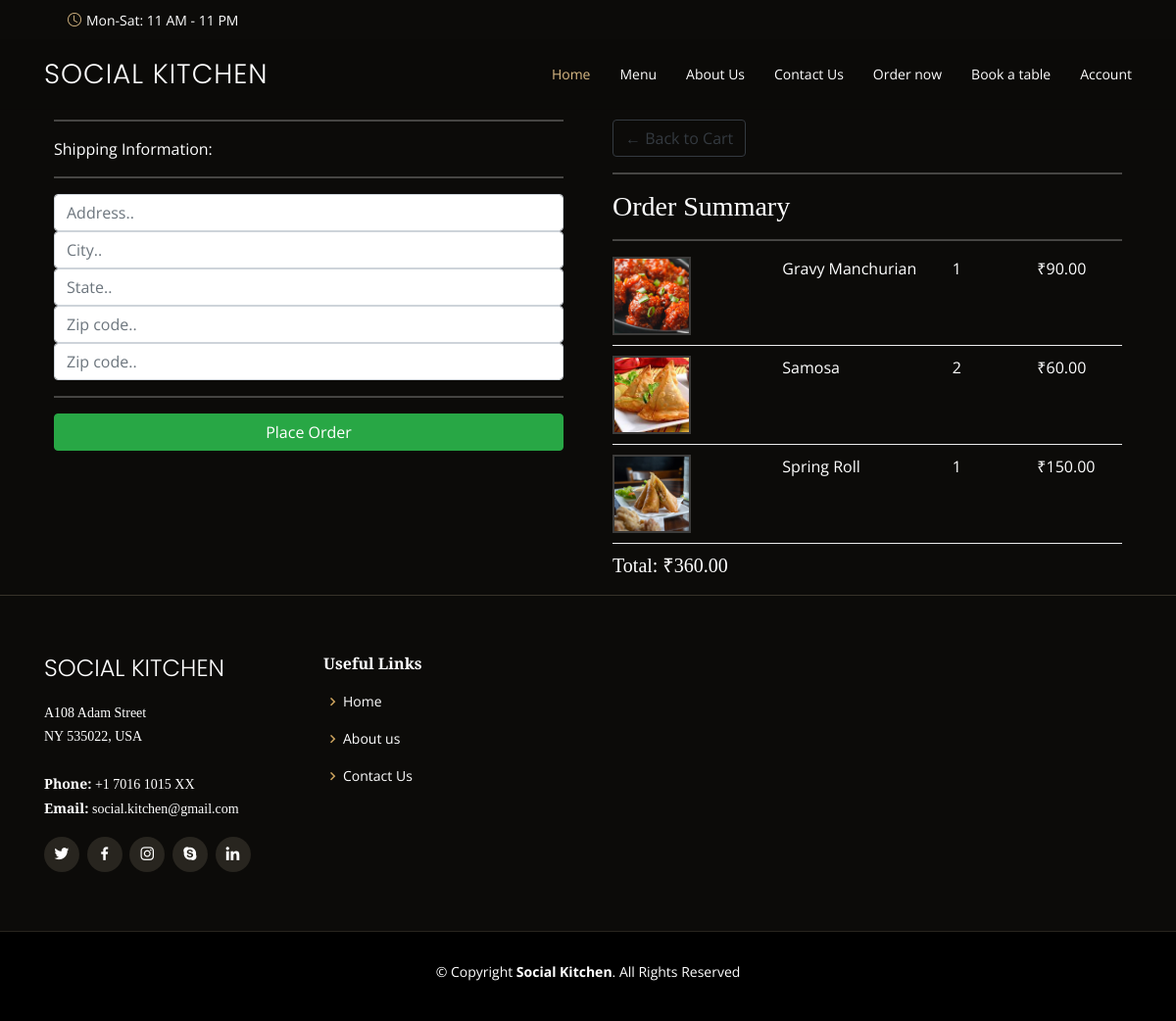
/Checkout (signed in), run on the app's committed database.
### Home/models.py (models this page shows, shortened)
class OrderItem(models.Model):
    order = models.ForeignKey(Order, on_delete=models.CASCADE,null=True,blank=True)
    dish = models.ForeignKey(Dish, on_delete=models.CASCADE,null=True,blank=True)
    quantity = models.IntegerField(default=0,null=True ,blank=True)
    @property
    def get_total(self):
        total = self.dish.price *self.quantity
        return total

class Dish(models.Model):
    name = models.CharField(max_length=100,null=True,blank=True)
    price = models.DecimalField(max_digits=25, decimal_places=2,null=True,blank=True)
    description = models.TextField(max_length=400,null=True,blank=True)
    category =models.ForeignKey(DishCategory, on_delete=models.CASCADE,null=True,blank=True)
    image = models.ImageField( null = True)

class Order(models.Model):
    customer = models.ForeignKey(Customer, null=True, on_delete=models.CASCADE, blank=True)
    date_ordered = models.DateTimeField(auto_now_add=True, null=True)
    @property
    def get_Cart_total(self):
        orderitems = self.orderitem_set.all()
        total = sum([item.get_total for item in orderitems])
        return total

### Home/views.py (the view)
# urls.py: path('Checkout',views.Checkout,name='Checkout'),
def Checkout(request):
    if request.user.is_authenticated:
        customer = request.user.customer
        order , created = Order.objects.get_or_create(customer=customer)
        items = order.orderitem_set.all()
    else:
        items=[]
        order = {'get_Cart_total' :0 }
    context = {'items':items,'order':order}
    return render(request, 'checkout.html' ,context)

### templates/checkout.html
{% extends 'main.html' %}
{% load static %}
{% block content %}
<link href="{% static 'css/cartmain.css' %}" rel="stylesheet">
<link href="{% static 'css/checkout.css' %}" rel="stylesheet">
<div class="container" data-aos="fade-up ">
    <div class="checkout">
        <div class="row">
            <div class="col-lg-6 mt-5 pt-5">
                <div class="box-element" id="form-wrapper">
                    <form id="form">
                        <div id="shipping-info">
                            <hr>
                            <p>Shipping Information:</p>
                            <hr>
                            <div class="form-field">
                                <input class="form-control" type="text" name="address" placeholder="Address..">
                            </div>
                            <div class="form-field">
                                <input class="form-control" type="text" name="city" placeholder="City..">
                            </div>
                            <div class="form-field">
                                <input class="form-control" type="text" name="state" placeholder="State..">
                            </div>
                            <div class="form-field">
                                <input class="form-control" type="text" name="zipcode" placeholder="Zip code..">
                            </div>
                            <div class="form-field">
                                <input class="form-control" type="text" name="country" placeholder="Zip code..">
                            </div>
                        </div>
                        <hr>
                        <input id="form-button" class="btn btn-success btn-block" type="submit" value="Place Order">
                    </form>
                </div>
                <br>
            </div>
            <div class="col-lg-6 mt-5 pt-5">
                <div class="box-element mt-3 ">
                    <a class="btn btn-outline-dark" href="{% url 'Cart' %}">&#x2190; Back to Cart</a>
                    <hr>
                    <h3>Order Summary</h3>
                    <hr>
                    {% for item in items %}
                    <div class="cart-row">
                        <div style="flex:2"><img class="cart-img" src="{{item.dish.image.url}}"></div>
                        <div style="flex:2">
                            <p>{{item.dish.name}}</p>
                        </div>
                        <div style="flex:1">
                            <p>{{item.quantity}}</p>
                        </div>
                        <div style="flex:1">
                            <p>₹{{item.dish.price|floatformat:2}}</p>
                        </div>
                    </div>
                    {% endfor %}
                    <h5>Total: ₹{{order.get_Cart_total|floatformat:2}}</h5>
                </div>
            </div>
        </div>
    </div>
</div>
{% endblock content %}

### static/css/styletest.css (style rules this page uses)
body { font-family: "Open Sans", sans-serif; background: #0c0b09; color: #fff; }
a { color: #cda45e; text-decoration: none; }
h1, h2, h3, h4, h5, h6 { font-family: "Playfair Display", serif; }
.cart-row { display: flex; align-items: flex-stretch; padding-bottom: 10px; margin-bottom: 10px; border-bottom: 1px solid #ececec; }

### static/css/cartmain.css (style rules this page uses)
.cart-img { width: 80px; height: 80px; border: 2px solid rgba(255, 255, 255, 0.2); margin-right: 10px; }
.box-element { border-radius: 4px; padding: 10px; }

### static/css/checkout.css (style rules this page uses)
.cart-row { display: flex; align-items: flex-stretch; padding-bottom: 10px; margin-bottom: 10px; border-bottom: 1px solid #ececec; }

### data on the page
OrderItem: dish.image (picture), dish.name "Gravy Manchurian", quantity "1", dish.price "90.00"
OrderItem: dish.image (picture), dish.name "Samosa", quantity "2", dish.price "60.00"
OrderItem: dish.image (picture), dish.name "Spring Roll", quantity "1", dish.price "150.00"
Order: get_Cart_total "360.00"
